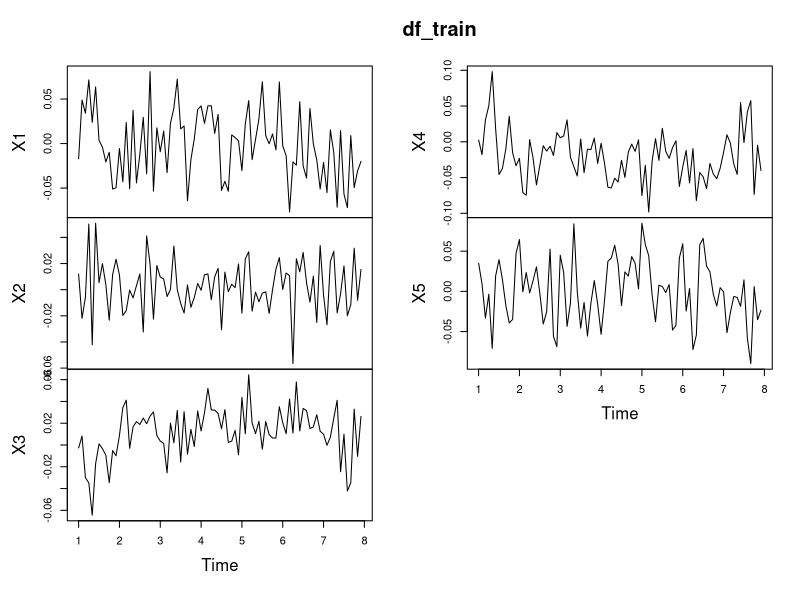
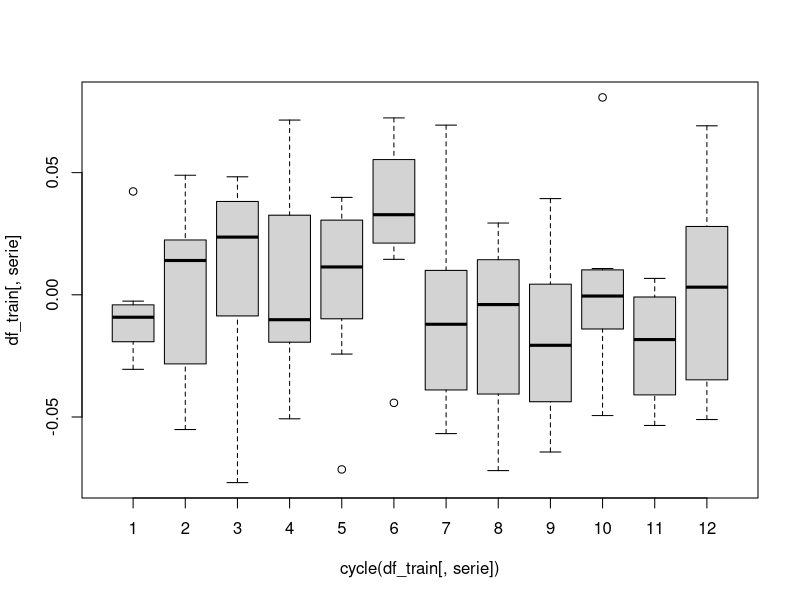
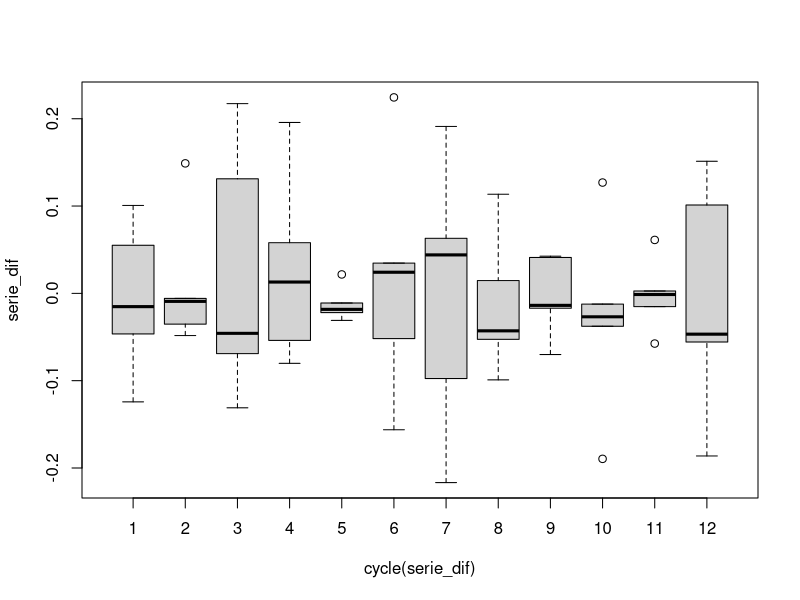
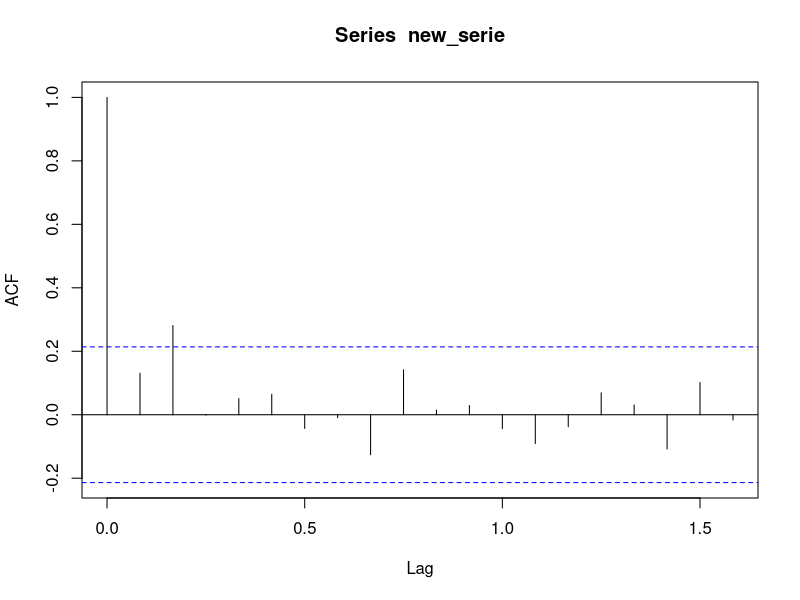
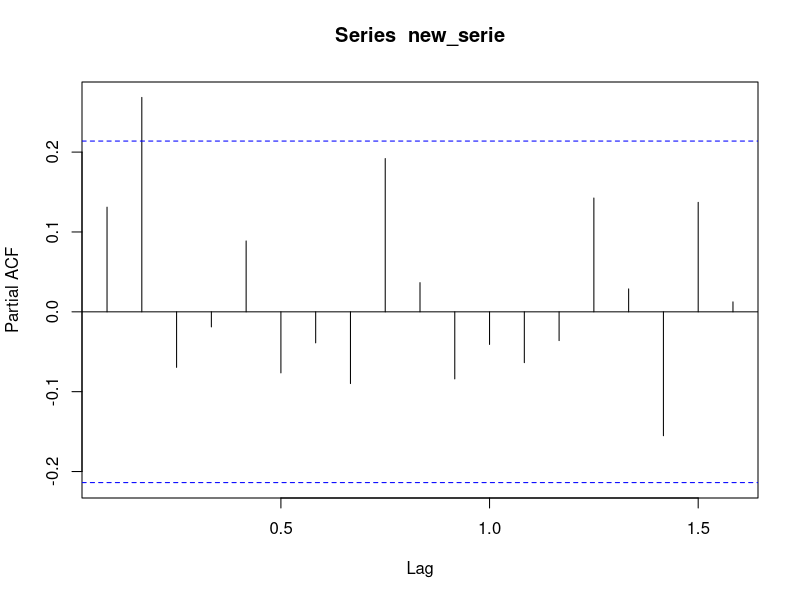
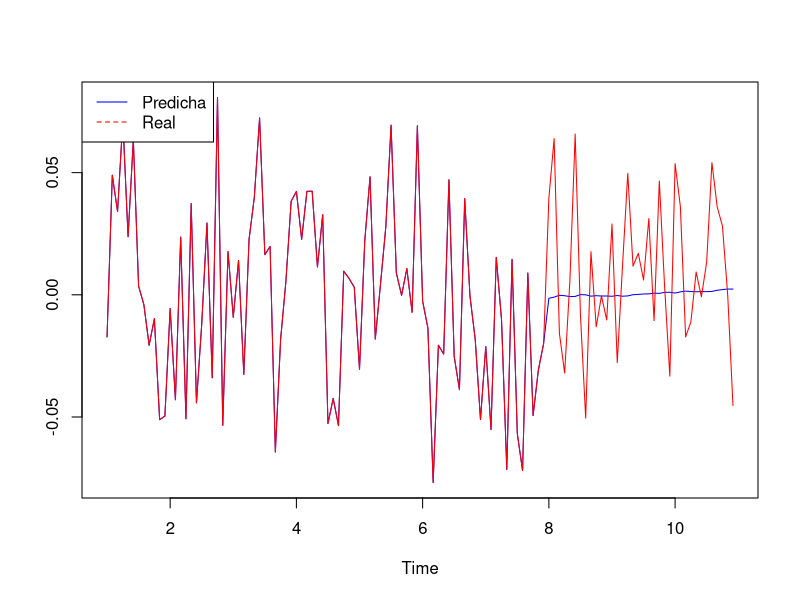
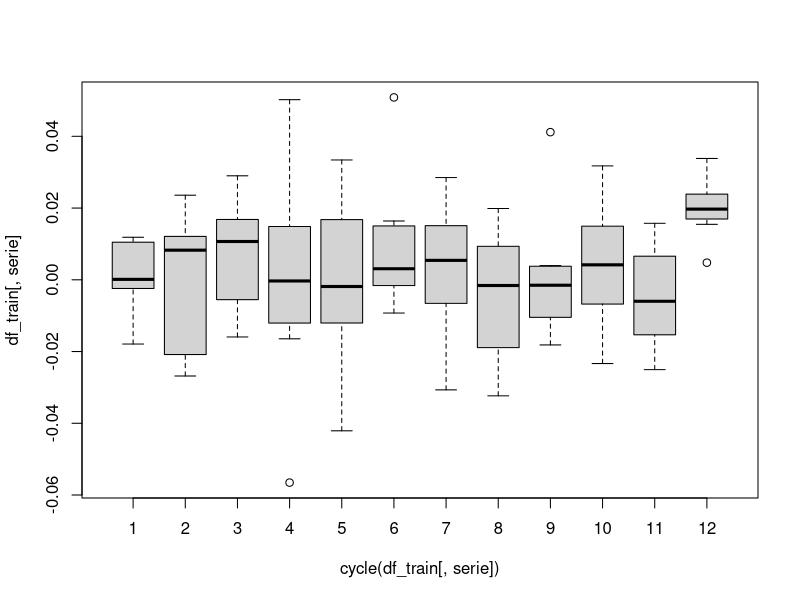
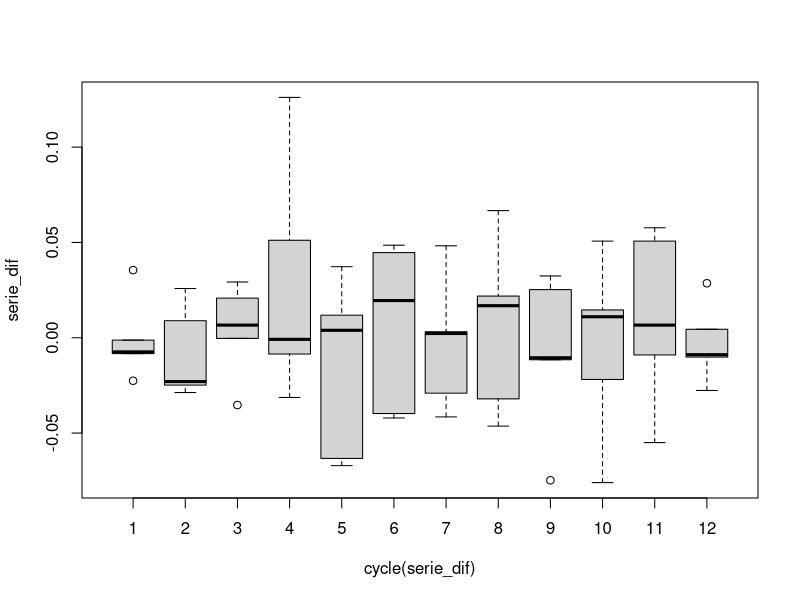

Here is the R script that generated these plots, in order:
## ---- chunk 1
knitr::opts_chunk$set(echo = TRUE)
## ---- chunk 2
library(readr)
library(forecast)

df_train <- read_csv("./data/stock_returns_train.csv")
## ---- chunk 3
df_ts <- ts(df_train, frequency=12)

df_train <- ts(df_ts[1:(7*12),], frequency=12)
df_test <- ts(df_ts[(7*12+1):length(df_ts[,1]),], frequency=12)
## ---- chunk 4
plot(df_train)
## ---- chunk 5
serie <- 1

# Observamos la estacionalidad

boxplot(df_train[,serie] ~ cycle(df_train[,serie]))

# Diferenciamos la serie hasta que sea estacionalidad

serie_dif <- diff(df_train[,serie],12)

serie_dif <- diff(serie_dif,12)

boxplot(serie_dif ~ cycle(serie_dif))
        
# Nos quedamos con la serie estacionaria

new_serie <- df_train[,serie]

# Determinamos el valor q con la acf

acf(new_serie)

# Determinamos el valor p con la pacf

pacf(new_serie)
## ---- chunk 6
summary(auto.arima(df_train[,serie]))
## ---- chunk 7
x_n <- ts(df_train[,serie],frequency=12)
p_n <- ts(df_train[,serie],frequency=12)
h <- 36
j <- 1

for (i in 1:h){
  
  upd <- Arima(x_n,order = c(0, 0, 0), 
              seasonal = c(0, 0, 0))
  
  pred <- forecast(upd, h = 1)$mean
    
  x_n <- ts(c(x_n, df_test[j,serie]),frequency=12)
  p_n <- ts(c(p_n, pred),frequency=12)
  
  j <- j + 1
}

ts.plot(p_n,df_ts[,serie],col = c("blue", "red"))
legend("topleft", legend = c("Predicha", "Real"), col = c("blue", "red"), lty = c(1, 2))
## ---- chunk 8
serie <- 2

# Observamos la estacionalidad

boxplot(df_train[,serie] ~ cycle(df_train[,serie]))

# Diferenciamos la serie hasta que sea estacionalidad

serie_dif <- diff(df_train[,serie],12)

serie_dif <- diff(serie_dif,12)

boxplot(serie_dif ~ cycle(serie_dif))
        
# Nos quedamos con la serie estacionaria

new_serie <- df_train[,serie]

# Determinamos el valor q con la acf

acf(new_serie)

# Determinamos el valor p con la pacf

pacf(new_serie)
## ---- chunk 9
summary(auto.arima(df_train[,serie]))
## ---- chunk 10
x_n <- ts(df_train[,serie],frequency=12)
p_n <- ts(df_train[,serie],frequency=12)
h <- 36
j <- 1

for (i in 1:h){
  
  upd <- Arima(x_n,order = c(1, 0, 2), 
              seasonal = c(0, 0, 0))
  
  pred <- forecast(upd, h = 1)$mean
    
  x_n <- ts(c(x_n, df_test[j,serie]),frequency=12)
  p_n <- ts(c(p_n, pred),frequency=12)
  
  j <- j + 1
}

ts.plot(p_n,df_ts[,serie],col = c("blue", "red"))
legend("topleft", legend = c("Predicha", "Real"), col = c("blue", "red"), lty = c(1, 2))
## ---- chunk 11
serie <- 3

# Observamos la estacionalidad

boxplot(df_train[,serie] ~ cycle(df_train[,serie]))

# Diferenciamos la serie hasta que sea estacionalidad

serie_dif <- diff(df_train[,serie],12)

serie_dif <- diff(serie_dif,12)

boxplot(serie_dif ~ cycle(serie_dif))
        
# Nos quedamos con la serie estacionaria

new_serie <- df_train[,serie]

# Determinamos el valor q con la acf

acf(new_serie)

# Determinamos el valor p con la pacf

pacf(new_serie)
## ---- chunk 12
summary(auto.arima(df_train[,serie]))
## ---- chunk 13
x_n <- ts(df_train[,serie],frequency=12)
p_n <- ts(df_train[,serie],frequency=12)
h <- 36
j <- 1

for (i in 1:h){
  
  upd <- Arima(x_n,order = c(0, 1, 1), 
              seasonal = c(0, 0, 0))
  
  pred <- forecast(upd, h = 1)$mean
    
  x_n <- ts(c(x_n, df_test[j,serie]),frequency=12)
  p_n <- ts(c(p_n, pred),frequency=12)
  
  j <- j + 1
}

ts.plot(p_n,df_ts[,serie],col = c("blue", "red"))
legend("topleft", legend = c("Predicha", "Real"), col = c("blue", "red"), lty = c(1, 2))
## ---- chunk 14
serie <- 4

# Observamos la estacionalidad

boxplot(df_train[,serie] ~ cycle(df_train[,serie]))

# Diferenciamos la serie hasta que sea estacionalidad

serie_dif <- diff(df_train[,serie],12)

serie_dif <- diff(serie_dif,12)

boxplot(serie_dif ~ cycle(serie_dif))
        
# Nos quedamos con la serie estacionaria

new_serie <- df_train[,serie]

# Determinamos el valor q con la acf

acf(new_serie)

# Determinamos el valor p con la pacf

pacf(new_serie)
## ---- chunk 15
summary(auto.arima(df_train[,serie]))
## ---- chunk 16
x_n <- ts(df_train[,serie],frequency=12)
p_n <- ts(df_train[,serie],frequency=12)
h <- 36
j <- 1

for (i in 1:h){
  
  upd <- Arima(x_n,order = c(1, 0, 0), 
              seasonal = c(0, 0, 0))
  
  pred <- forecast(upd, h = 1)$mean
    
  x_n <- ts(c(x_n, df_test[j,serie]),frequency=12)
  p_n <- ts(c(p_n, pred),frequency=12)
  
  j <- j + 1
}

ts.plot(p_n,df_ts[,serie],col = c("blue", "red"))
legend("topleft", legend = c("Predicha", "Real"), col = c("blue", "red"), lty = c(1, 2))
## ---- chunk 17
serie <- 5

# Observamos la estacionalidad

boxplot(df_train[,serie] ~ cycle(df_train[,serie]))

# Diferenciamos la serie hasta que sea estacionalidad

serie_dif <- diff(df_train[,serie],12)

serie_dif <- diff(serie_dif,12)

boxplot(serie_dif ~ cycle(serie_dif))
        
# Nos quedamos con la serie estacionaria

new_serie <- df_train[,serie]

# Determinamos el valor q con la acf

acf(new_serie)

# Determinamos el valor p con la pacf

pacf(new_serie)
## ---- chunk 18
summary(auto.arima(df_train[,serie]))
## ---- chunk 19
x_n <- ts(df_train[,serie],frequency=12)
p_n <- ts(df_train[,serie],frequency=12)
h <- 36
j <- 1

for (i in 1:h){
  
  upd <- Arima(x_n,order = c(0, 0, 2), 
              seasonal = c(0, 0, 0))
  
  pred <- forecast(upd, h = 1)$mean
    
  x_n <- ts(c(x_n, df_test[j,serie]),frequency=12)
  p_n <- ts(c(p_n, pred),frequency=12)
  
  j <- j + 1
}

ts.plot(p_n,df_ts[,serie],col = c("blue", "red"))
legend("topleft", legend = c("Predicha", "Real"), col = c("blue", "red"), lty = c(1, 2))
